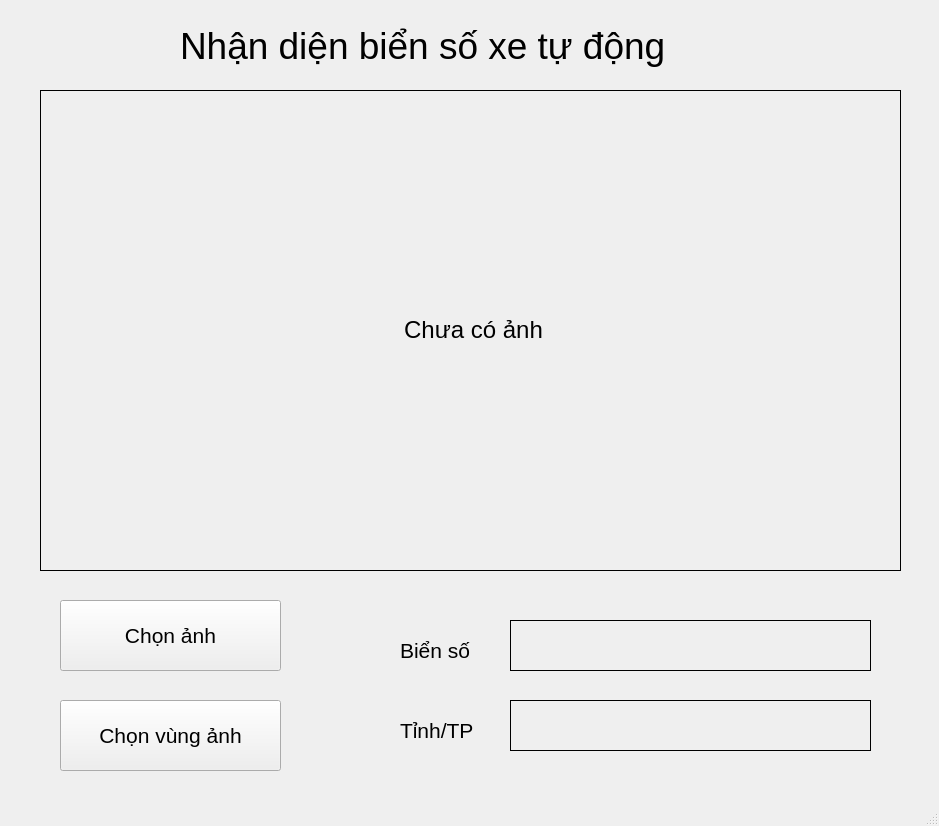
<?xml version="1.0" encoding="UTF-8"?>
<ui version="4.0">
 <class>MainWindow</class>
 <widget class="QMainWindow" name="MainWindow">
  <property name="geometry">
   <rect>
    <x>0</x>
    <y>0</y>
    <width>939</width>
    <height>826</height>
   </rect>
  </property>
  <property name="windowTitle">
   <string>MainWindow</string>
  </property>
  <widget class="QWidget" name="centralwidget">
   <widget class="QLabel" name="label">
    <property name="geometry">
     <rect>
      <x>180</x>
      <y>10</y>
      <width>631</width>
      <height>71</height>
     </rect>
    </property>
    <property name="font">
     <font>
      <pointsize>28</pointsize>
     </font>
    </property>
    <property name="text">
     <string>Nhận diện biển số xe tự động</string>
    </property>
   </widget>
   <widget class="QLabel" name="lbl_anh">
    <property name="geometry">
     <rect>
      <x>40</x>
      <y>90</y>
      <width>861</width>
      <height>481</height>
     </rect>
    </property>
    <property name="font">
     <font>
      <pointsize>18</pointsize>
     </font>
    </property>
    <property name="styleSheet">
     <string notr="true">border: 1px solid #000000;</string>
    </property>
    <property name="text">
     <string>&lt;html&gt;&lt;head/&gt;&lt;body&gt;&lt;p align=&quot;center&quot;&gt;Chưa có ảnh&lt;/p&gt;&lt;/body&gt;&lt;/html&gt;</string>
    </property>
   </widget>
   <widget class="QPushButton" name="btn_anh">
    <property name="geometry">
     <rect>
      <x>60</x>
      <y>600</y>
      <width>221</width>
      <height>71</height>
     </rect>
    </property>
    <property name="font">
     <font>
      <pointsize>16</pointsize>
     </font>
    </property>
    <property name="text">
     <string>Chọn ảnh</string>
    </property>
   </widget>
   <widget class="QLabel" name="label_2">
    <property name="geometry">
     <rect>
      <x>400</x>
      <y>630</y>
      <width>91</width>
      <height>41</height>
     </rect>
    </property>
    <property name="font">
     <font>
      <pointsize>16</pointsize>
     </font>
    </property>
    <property name="text">
     <string>Biển số</string>
    </property>
   </widget>
   <widget class="QLabel" name="label_3">
    <property name="geometry">
     <rect>
      <x>400</x>
      <y>710</y>
      <width>101</width>
      <height>41</height>
     </rect>
    </property>
    <property name="font">
     <font>
      <pointsize>16</pointsize>
     </font>
    </property>
    <property name="text">
     <string>Tỉnh/TP</string>
    </property>
   </widget>
   <widget class="QTextEdit" name="txt_bienso">
    <property name="enabled">
     <bool>false</bool>
    </property>
    <property name="geometry">
     <rect>
      <x>510</x>
      <y>620</y>
      <width>361</width>
      <height>51</height>
     </rect>
    </property>
    <property name="font">
     <font>
      <pointsize>16</pointsize>
     </font>
    </property>
    <property name="styleSheet">
     <string notr="true">border: 1px solid #000000;</string>
    </property>
    <property name="lineWidth">
     <number>1</number>
    </property>
    <property name="html">
     <string>&lt;!DOCTYPE HTML PUBLIC &quot;-//W3C//DTD HTML 4.0//EN&quot; &quot;http://www.w3.org/TR/REC-html40/strict.dtd&quot;&gt;
&lt;html&gt;&lt;head&gt;&lt;meta name=&quot;qrichtext&quot; content=&quot;1&quot; /&gt;&lt;style type=&quot;text/css&quot;&gt;
p, li { white-space: pre-wrap; }
&lt;/style&gt;&lt;/head&gt;&lt;body style=&quot; font-family:'MS Shell Dlg 2'; font-size:16pt; font-weight:400; font-style:normal;&quot;&gt;
&lt;p style=&quot;-qt-paragraph-type:empty; margin-top:0px; margin-bottom:0px; margin-left:0px; margin-right:0px; -qt-block-indent:0; text-indent:0px;&quot;&gt;&lt;br /&gt;&lt;/p&gt;&lt;/body&gt;&lt;/html&gt;</string>
    </property>
   </widget>
   <widget class="QTextEdit" name="txt_tinh_tp">
    <property name="enabled">
     <bool>false</bool>
    </property>
    <property name="geometry">
     <rect>
      <x>510</x>
      <y>700</y>
      <width>361</width>
      <height>51</height>
     </rect>
    </property>
    <property name="font">
     <font>
      <pointsize>16</pointsize>
     </font>
    </property>
    <property name="styleSheet">
     <string notr="true">border: 1px solid #000000;</string>
    </property>
   </widget>
   <widget class="QPushButton" name="btn_chon_tc">
    <property name="geometry">
     <rect>
      <x>60</x>
      <y>700</y>
      <width>221</width>
      <height>71</height>
     </rect>
    </property>
    <property name="font">
     <font>
      <pointsize>16</pointsize>
     </font>
    </property>
    <property name="text">
     <string>Chọn vùng ảnh</string>
    </property>
   </widget>
  </widget>
  <widget class="QMenuBar" name="menubar">
   <property name="geometry">
    <rect>
     <x>0</x>
     <y>0</y>
     <width>939</width>
     <height>26</height>
    </rect>
   </property>
  </widget>
  <widget class="QStatusBar" name="statusbar"/>
 </widget>
 <resources/>
 <connections/>
</ui>
